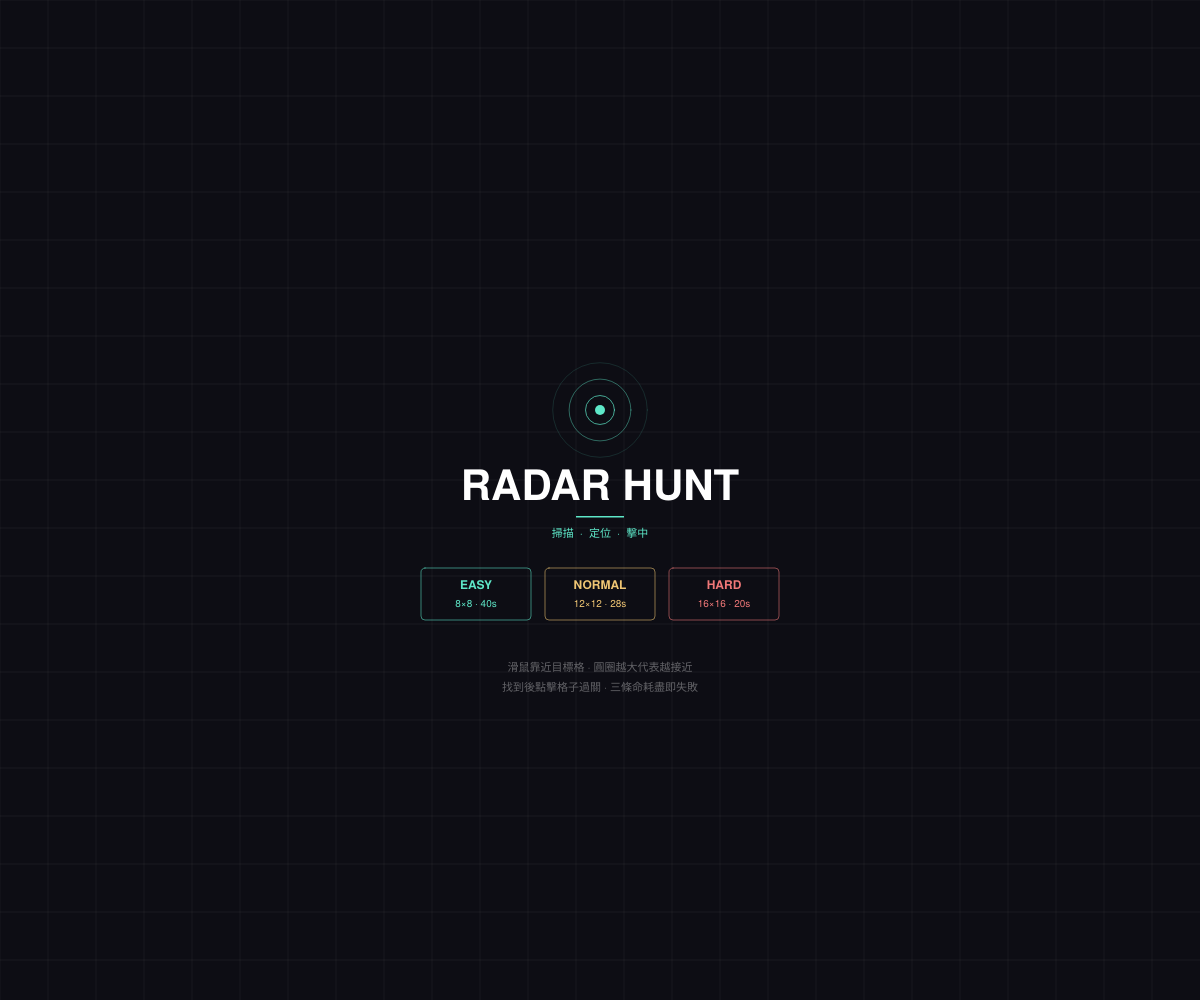
Frame 1 (no input)
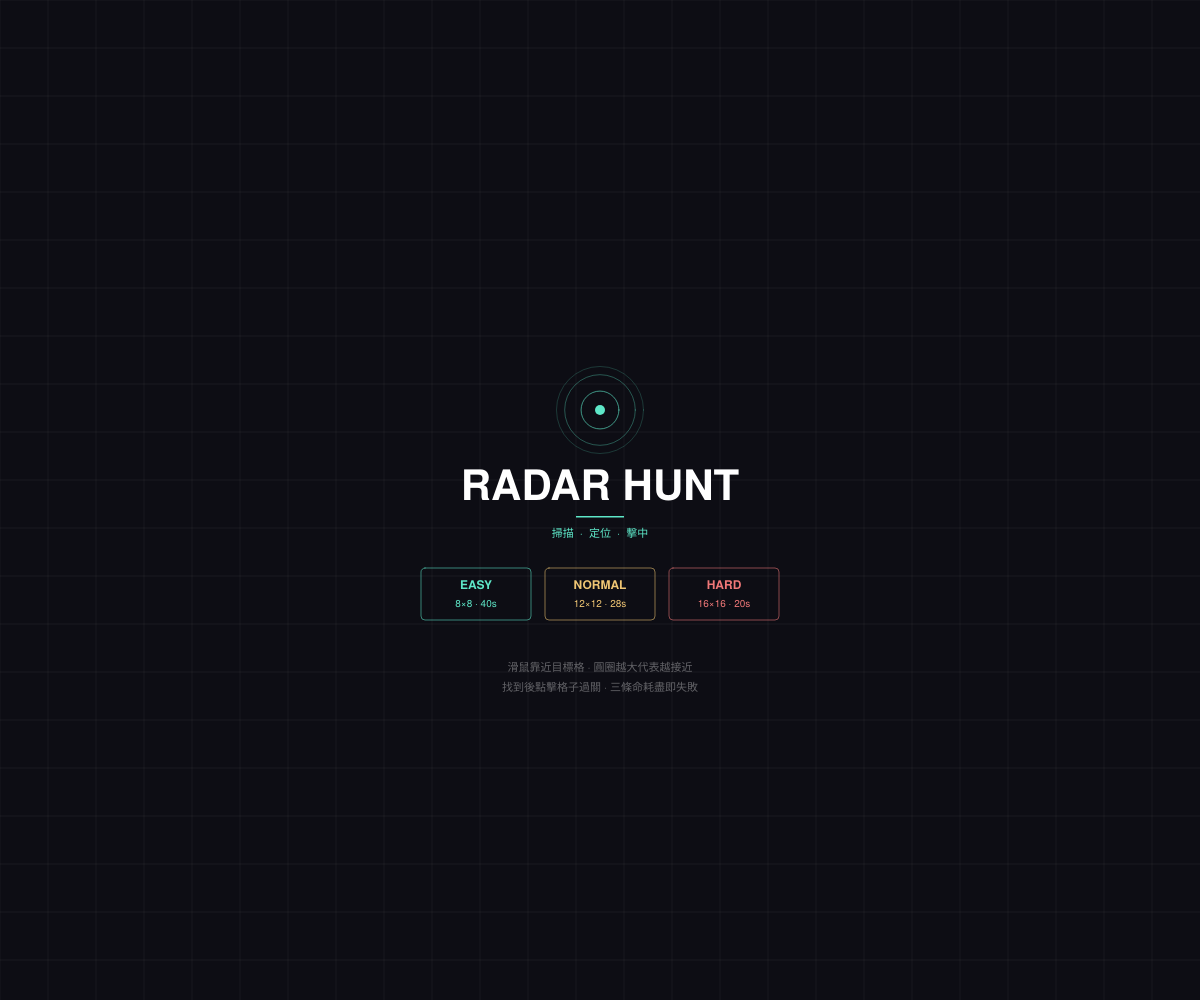
Frame 60 (no input)
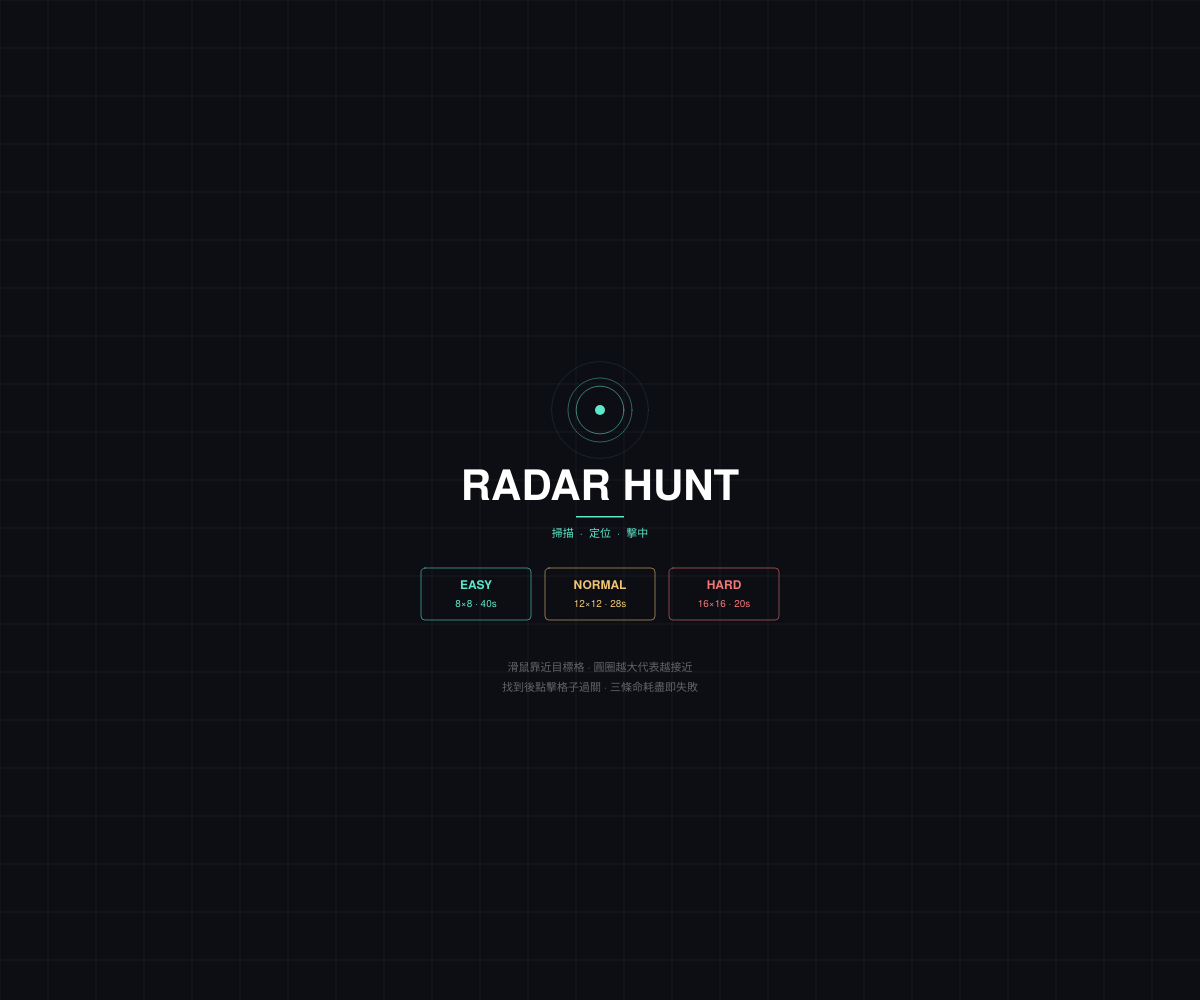
Frame 120 (the mouse pressed at the canvas centre since frame 60)

The p5.js sketch that drew these frames (run headless with seeded random() and noise() and a simulated clock; from frame 60 on, the mouse is pressed at the canvas centre):

// p5.js sketch
// ── sketch.js
// ── Radar Hunt — p5.js ──────────────────────────────────────

let cols, tLimit, lives, score, rnd, tLeft, tInterval;
let tCol, tRow;        // 目標格座標
let cW, cH;            // 每格像素大小（正方形）
let hCol = -1, hRow = -1;  // 滑鼠懸停格
let gActive = false;
let palette;
let gameState = 'title'; // 'title' | 'game' | 'win' | 'lose'

const PALETTES = [
  ['#1a1f2e', '#1e2438'],
  ['#1a2020', '#1e2828'],
  ['#201a2a', '#281e34'],
  ['#1e1e1e', '#242424'],
  ['#1a2030', '#202838'],
];

// 雷達動畫用
let radarPulse = 0;

// 閃爍動畫
let flashFrames = 0;
let flashCol = -1, flashRow = -1;
let flashColor = '';
let flashCallback = null;

// 結果顯示
let resultTitle = '';
let resultSub   = '';
let showNextBtn = false;

// ── p5 setup ────────────────────────────────────────────────
function setup() {
  createCanvas(windowWidth, windowHeight);
  textFont('Helvetica Neue');
  noStroke();
  frameRate(60);
}

function windowResized() {
  resizeCanvas(windowWidth, windowHeight);
  if (gameState === 'game') calcCellSize();
}

// ── p5 draw ─────────────────────────────────────────────────
function draw() {
  background('#0d0d14');

  if      (gameState === 'title') drawTitle();
  else if (gameState === 'game')  drawGame();
  else if (gameState === 'win' || gameState === 'lose') drawOverlay();
}

// ════════════════════════════════════════════════════════════
// TITLE SCREEN
// ════════════════════════════════════════════════════════════
function drawTitle() {
  // 背景格線
  stroke('rgba(255,255,255,0.05)');
  strokeWeight(1);
  for (let x = 0; x < width; x += 48)  line(x, 0, x, height);
  for (let y = 0; y < height; y += 48) line(0, y, width, y);
  noStroke();

  const cx = width / 2;
  const cy = height / 2;

  // 雷達脈衝動畫
  radarPulse += 0.012;
  const rings = 3;
  for (let i = 0; i < rings; i++) {
    const phase = (radarPulse + i * 0.4) % 1;
    const r = lerp(14, 55, phase);
    const a = (1 - phase) * 180;
    stroke(94, 231, 200, a);
    strokeWeight(1);
    noFill();
    circle(cx, cy - 90, r * 2);
  }
  noStroke();

  // 中心點
  fill(94, 231, 200);
  circle(cx, cy - 90, 10);

  // 標題
  fill(255);
  textAlign(CENTER, CENTER);
  textSize(42);
  textStyle(BOLD);
  text('RADAR HUNT', cx, cy - 12);

  // 底線
  fill(94, 231, 200);
  rect(cx - 24, cy + 16, 48, 1.5);

  // 副標題
  fill(94, 231, 200);
  textSize(11);
  textStyle(NORMAL);
  text('掃描  ·  定位  ·  擊中', cx, cy + 34);

  // 難度按鈕
  drawDiffButtons(cx, cy);

  // 說明文字
  fill(255, 255, 255, 90);
  textSize(11);
  text('滑鼠靠近目標格 · 圓圈越大代表越接近', cx, cy + 168);
  text('找到後點擊格子過關 · 三條命耗盡即失敗', cx, cy + 188);
}

function drawDiffButtons(cx, cy) {
  const btns = [
    { label: 'EASY',   sub: '8×8 · 40s',   c: 8,  t: 40, col: color(94, 231, 200) },
    { label: 'NORMAL', sub: '12×12 · 28s',  c: 12, t: 28, col: color(240, 198, 116) },
    { label: 'HARD',   sub: '16×16 · 20s',  c: 16, t: 20, col: color(240, 120, 120) },
  ];
  const bw = 110, bh = 52, gap = 14;
  const startX = cx - (bw * 3 + gap * 2) / 2;
  const by = cy + 68;

  btns.forEach((b, i) => {
    const bx = startX + i * (bw + gap);
    const inside = mouseX > bx && mouseX < bx + bw && mouseY > by && mouseY < by + bh;

    // 背景
    if (inside) {
      fill(red(b.col), green(b.col), blue(b.col), 28);
    } else {
      fill(0, 0);
    }
    stroke(red(b.col), green(b.col), blue(b.col), inside ? 220 : 140);
    strokeWeight(1);
    rect(bx, by, bw, bh, 4);
    noStroke();

    // 文字
    fill(b.col);
    textAlign(CENTER, CENTER);
    textSize(12);
    textStyle(BOLD);
    text(b.label, bx + bw / 2, by + bh / 2 - 8);
    textSize(10);
    textStyle(NORMAL);
    text(b.sub, bx + bw / 2, by + bh / 2 + 10);

    // 儲存按鈕資訊（給 mousePressed 用）
    b.bx = bx; b.by = by; b.bw = bw; b.bh = bh;
    btns[i] = b;
  });

  // 儲存到全域供 mousePressed 使用
  window._diffBtns = btns;
}

// ════════════════════════════════════════════════════════════
// GAME SCREEN
// ════════════════════════════════════════════════════════════
function startGame(c, t) {
  cols   = c;
  tLimit = t;
  lives  = 3;
  score  = 0;
  rnd    = 0;
  palette = PALETTES[Math.floor(Math.random() * PALETTES.length)];
  gameState = 'game';
  nextRound();
}

function nextRound() {
  rnd++;
  gActive = true;
  clearInterval(tInterval);
  tLeft = tLimit;
  hCol  = -1;
  hRow  = -1;
  flashFrames = 0;
  tCol = Math.floor(random(cols));
  tRow = Math.floor(random(cols));
  calcCellSize();
  tInterval = setInterval(() => {
    if (!gActive) return;
    tLeft--;
    if (tLeft <= 0) { clearInterval(tInterval); onTimeout(); }
  }, 1000);
}

function calcCellSize() {
  const hudH = 44;
  const availW = width;
  const availH = height - hudH;
  const cellPx = Math.floor(Math.min(availW, availH) / cols);
  cW = cellPx;
  cH = cellPx;
}

function drawGame() {
  calcCellSize();
  const hudH = 44;
  const gw   = cW * cols;
  const gh   = cH * cols;
  const ox   = Math.floor((width  - gw) / 2);
  const oy   = hudH + Math.floor((height - hudH - gh) / 2);

  // HUD
  drawHUD(hudH);

  // 格子
  for (let r = 0; r < cols; r++) {
    for (let c = 0; c < cols; c++) {
      const x = ox + c * cW;
      const y = oy + r * cH;
      fill((r + c) % 2 === 0 ? palette[0] : palette[1]);
      noStroke();
      rect(x, y, cW, cH);
      stroke(255, 255, 255, 10);
      strokeWeight(1);
      rect(x + 0.5, y + 0.5, cW - 1, cH - 1);
      noStroke();
    }
  }

  // 閃爍動畫
  if (flashFrames > 0) {
    flashFrames--;
    if (flashFrames % 6 < 3 && flashCol >= 0) {
      fill(flashColor);
      noStroke();
      rect(ox + flashCol * cW, oy + flashRow * cH, cW, cH);
    }
    if (flashFrames === 0 && flashCallback) {
      flashCallback();
      flashCallback = null;
    }
  }

  // 雷達圈圈
  if (hCol >= 0 && hRow >= 0 && gActive) {
    const dist  = dist2D(hCol, hRow, tCol, tRow);
    const maxD  = sqrt(2) * (cols - 1);
    const prox  = max(0, 1 - dist / maxD);
    const cx    = ox + hCol * cW + cW / 2;
    const cy    = oy + hRow * cH + cH / 2;
    const maxR  = cW * 0.42;
    const minR  = cW * 0.04;
    const R     = minR + (maxR - minR) * pow(prox, 1.05);
    const alpha = (0.25 + prox * 0.65) * 255;

    noFill();

    // 外光暈圈
    stroke(255, 255, 255, (0.1 + prox * 0.15) * 255);
    strokeWeight(0.5);
    circle(cx, cy, (R + 4) * 2);

    // 主雷達圈
    stroke(94, 231, 200, alpha);
    strokeWeight(1.8);
    circle(cx, cy, R * 2);

    // 中圈（>50%）
    if (prox > 0.5) {
      stroke(94, 231, 200, (prox - 0.5) * 0.9 * 255);
      strokeWeight(1);
      circle(cx, cy, R * 0.55 * 2);
    }

    // 內圈 + 刻度（>75%）
    if (prox > 0.75) {
      stroke(94, 231, 200, (prox - 0.75) * 2.5 * 255);
      strokeWeight(0.8);
      circle(cx, cy, R * 0.22 * 2);

      // 十字刻度
      stroke(94, 231, 200, (prox - 0.75) * 2 * 255);
      strokeWeight(1);
      for (let a = 0; a < 4; a++) {
        const angle = (a / 4) * TWO_PI;
        const ix = cx + cos(angle) * (R + 6);
        const iy = cy + sin(angle) * (R + 6);
        const ex = cx + cos(angle) * (R + 12);
        const ey = cy + sin(angle) * (R + 12);
        line(ix, iy, ex, ey);
      }
    }

    // 中心點（>90%）
    if (prox > 0.9) {
      noStroke();
      fill(94, 231, 200, (prox - 0.9) * 8 * 255);
      circle(cx, cy, 7);
    }

    noStroke();
  }
}

function drawHUD(hudH) {
  // HUD 背景
  fill('#0d0d14');
  noStroke();
  rect(0, 0, width, hudH);
  stroke(94, 231, 200, 38);
  strokeWeight(1);
  line(0, hudH, width, hudH);
  noStroke();

  // 愛心
  const hx = 18;
  const hy = hudH / 2;
  for (let i = 0; i < 3; i++) {
    drawHeart(hx + i * 22, hy, i < lives);
  }

  // 中央文字
  fill(255, 255, 255, 100);
  textAlign(CENTER, CENTER);
  textSize(11);
  textStyle(NORMAL);
  text('ROUND', width / 2 - 38, hy);
  fill(94, 231, 200);
  textStyle(BOLD);
  text(rnd, width / 2 - 10, hy);
  fill(255, 255, 255, 100);
  textStyle(NORMAL);
  text('·  SCORE', width / 2 + 8, hy);
  fill(94, 231, 200);
  textStyle(BOLD);
  text(score, width / 2 + 56, hy);

  // 計時器
  const timerCol = tLeft <= 7 ? color(240, 120, 120) : color(94, 231, 200);
  stroke(red(timerCol), green(timerCol), blue(timerCol), 80);
  strokeWeight(1);
  noFill();
  rect(width - 80, hy - 13, 64, 26, 3);
  noStroke();
  fill(timerCol);
  textAlign(CENTER, CENTER);
  textSize(13);
  textStyle(BOLD);
  text(tLeft + ' s', width - 48, hy);
}

function drawHeart(x, y, filled) {
  const s = 7;
  if (filled) fill(240, 120, 120);
  else { noFill(); stroke(80, 80, 80); strokeWeight(1); }

  beginShape();
  vertex(x, y + s * 0.4);
  bezierVertex(x, y - s * 0.6, x - s, y - s * 0.6, x - s, y);
  bezierVertex(x - s, y + s * 0.5, x, y + s * 1.1, x, y + s * 1.1);
  bezierVertex(x, y + s * 1.1, x + s, y + s * 0.5, x + s, y);
  bezierVertex(x + s, y - s * 0.6, x, y - s * 0.6, x, y + s * 0.4);
  endShape(CLOSE);
  noStroke();
}

// ════════════════════════════════════════════════════════════
// OVERLAY (win / lose)
// ════════════════════════════════════════════════════════════
function drawOverlay() {
  // 繼續畫格子（背景）
  drawGame();

  // 半透明遮罩
  fill(13, 13, 20, 238);
  noStroke();
  rect(0, 0, width, height);

  const cx = width / 2;
  const cy = height / 2;

  // 標題
  const titleCol = gameState === 'win' ? color(94, 231, 200) : color(240, 120, 120);
  fill(titleCol);
  textAlign(CENTER, CENTER);
  textSize(34);
  textStyle(BOLD);
  text(resultTitle, cx, cy - 30);

  // 分隔線
  fill(255, 255, 255, 28);
  rect(cx - 28, cy - 2, 56, 1);

  // 分數文字
  fill(255, 255, 255, 110);
  textSize(12);
  textStyle(NORMAL);
  text(resultSub, cx, cy + 20);

  // 按鈕
  drawOvButton('主選單', cx - (showNextBtn ? 72 : 0), cy + 62, false);
  if (showNextBtn) drawOvButton('下一關 →', cx + 72, cy + 62, true);
}

function drawOvButton(label, x, y, accent) {
  const bw = 120, bh = 38;
  const bx = x - bw / 2, by = y - bh / 2;
  const inside = mouseX > bx && mouseX < bx + bw && mouseY > by && mouseY < by + bh;
  const col = accent ? color(94, 231, 200) : color(255, 255, 255, 170);

  fill(red(col), green(col), blue(col), inside ? 25 : 0);
  stroke(red(col), green(col), blue(col), inside ? 220 : 120);
  strokeWeight(1);
  rect(bx, by, bw, bh, 3);
  noStroke();
  fill(col);
  textAlign(CENTER, CENTER);
  textSize(11);
  textStyle(BOLD);
  text(label, x, y);
}

// ════════════════════════════════════════════════════════════
// EVENTS
// ════════════════════════════════════════════════════════════
function mouseMoved() {
  if (gameState !== 'game' || !gActive) return;
  const { c, r } = getHoveredCell();
  if (c >= 0 && c < cols && r >= 0 && r < cols) {
    hCol = c; hRow = r;
  } else {
    hCol = -1; hRow = -1;
  }
}

function mousePressed() {
  // 標題選難度
  if (gameState === 'title' && window._diffBtns) {
    for (const b of window._diffBtns) {
      if (mouseX > b.bx && mouseX < b.bx + b.bw &&
          mouseY > b.by && mouseY < b.by + b.bh) {
        startGame(b.c, b.t);
        return;
      }
    }
  }

  // 遊戲中點格子
  if (gameState === 'game' && gActive) {
    const { c, r } = getHoveredCell();
    if (c >= 0 && c < cols && r >= 0 && r < cols) {
      if (c === tCol && r === tRow) onWin();
      else onWrong(c, r);
    }
  }

  // Overlay 按鈕
  if (gameState === 'win' || gameState === 'lose') {
    const cx   = width / 2;
    const cy   = height / 2;
    const bw   = 120, bh = 38;
    const mainX = cx - (showNextBtn ? 72 : 0);
    const nextX = cx + 72;

    // 主選單
    if (mouseX > mainX - bw/2 && mouseX < mainX + bw/2 &&
        mouseY > cy + 62 - bh/2 && mouseY < cy + 62 + bh/2) {
      clearInterval(tInterval);
      gameState = 'title';
    }
    // 下一關
    if (showNextBtn &&
        mouseX > nextX - bw/2 && mouseX < nextX + bw/2 &&
        mouseY > cy + 62 - bh/2 && mouseY < cy + 62 + bh/2) {
      nextRound();
      gameState = 'game';
    }
  }
}

// ════════════════════════════════════════════════════════════
// WIN / LOSE
// ════════════════════════════════════════════════════════════
function onWin() {
  gActive = false;
  clearInterval(tInterval);
  const bonus = max(0, tLeft);
  score += 10 + bonus;
  startFlash(tCol, tRow, 'rgba(94,231,200,0.45)', 4, () => {
    resultTitle  = 'TARGET LOCKED';
    resultSub    = 'SCORE ' + score + '  ·  TIME BONUS +' + bonus;
    showNextBtn  = true;
    gameState    = 'win';
  });
}

function onWrong(c, r) {
  startFlash(c, r, 'rgba(240,120,120,0.45)', 3, () => {});
  lives--;
  if (lives <= 0) {
    gActive = false;
    clearInterval(tInterval);
    setTimeout(() => showLose('MISSED'), 350);
  }
}

function onTimeout() {
  if (!gActive) return;
  gActive = false;
  lives--;
  if (lives <= 0) {
    setTimeout(() => showLose('TIME OUT'), 200);
  } else {
    startFlash(tCol, tRow, 'rgba(94,231,200,0.3)', 6, () => {
      setTimeout(() => nextRound(), 400);
    });
  }
}

function showLose(reason) {
  resultTitle = reason;
  resultSub   = 'FINAL SCORE ' + score + '  ·  SURVIVED ' + (rnd - 1) + ' ROUNDS';
  showNextBtn = false;
  gameState   = 'lose';
}

// ════════════════════════════════════════════════════════════
// HELPERS
// ════════════════════════════════════════════════════════════
function getHoveredCell() {
  const hudH = 44;
  const gw   = cW * cols;
  const gh   = cH * cols;
  const ox   = Math.floor((width  - gw) / 2);
  const oy   = hudH + Math.floor((height - hudH - gh) / 2);
  return {
    c: Math.floor((mouseX - ox) / cW),
    r: Math.floor((mouseY - oy) / cH),
  };
}

function startFlash(c, r, col, times, cb) {
  flashCol      = c;
  flashRow      = r;
  flashColor    = col;
  flashFrames   = times * 6;
  flashCallback = cb;
}

function dist2D(c1, r1, c2, r2) {
  return sqrt((c1 - c2) ** 2 + (r1 - r2) ** 2);
}
